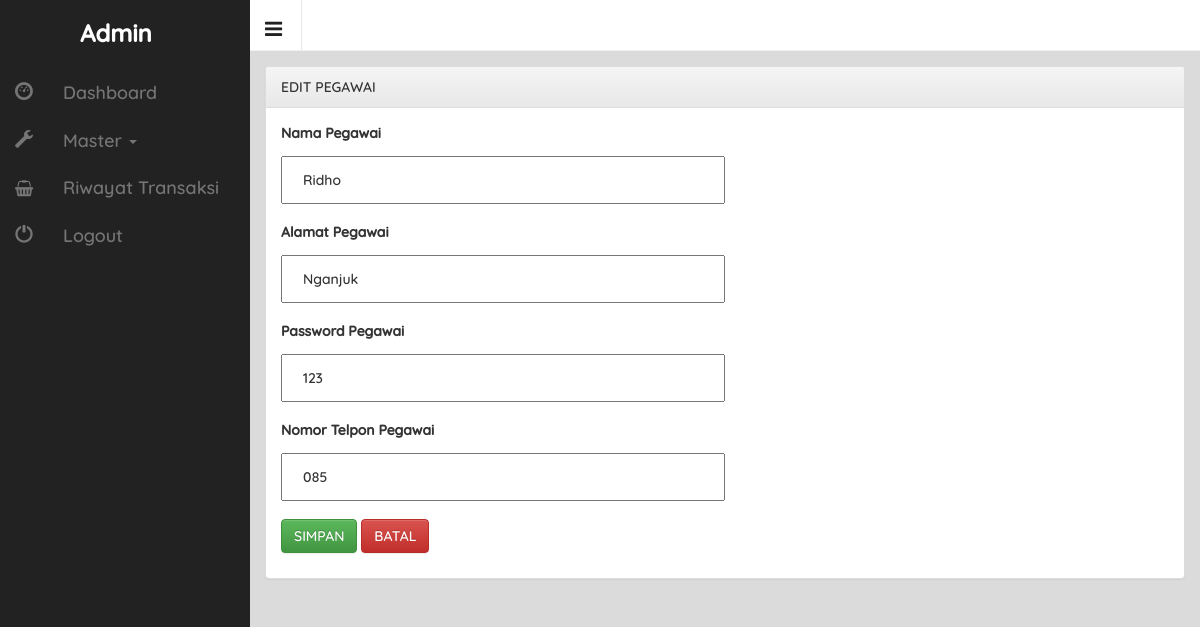
The page /page/index.php?hal=admin-master/pegawai/edit-pegawai&id=1000 on the database its author committed.
### tables this page shows
CREATE TABLE `pegawai` (
  `id_pegawai` int(11) NOT NULL,
  `nama_pegawai` varchar(40) NOT NULL,
  `alamat_pegawai` varchar(50) NOT NULL,
  `password_pegawai` varchar(20) NOT NULL,
  `notelp_pegawai` varchar(13) NOT NULL
);

### page/admin-master/pegawai/edit-pegawai.php (the view, shortened to what this page needs)
<?php
include("koneksi.php");
$id_pegawai = $_GET['id'];
$select_pegawai	= mysqli_query($koneksi, "SELECT * FROM pegawai WHERE id_pegawai=$id_pegawai");
$row_pegawai 		= mysqli_fetch_array($select_pegawai);
?>
<div class="row list-jenis">
	<div class="col-sm-12">
	 <section class="panel panel-default">
	  <header class="panel-heading">EDIT PEGAWAI</header>
	   <div class="panel-body">
		<form action="" method="POST">
        <p>
            <label for="nama_pegawai">Nama Pegawai </label><br />
            <input type="text" id="nama_pegawai" name="nama_pegawai" placeholder="Nama Pegawai" value="<?=$row_pegawai['nama_pegawai']; ?>" required />
        </p>
		<p>
            <label for="alamat_pegawai">Alamat Pegawai </label><br />
            <input type="text" id="alamat_pegawai" name="alamat_pegawai" placeholder="Alamat Pegawai" value="<?=$row_pegawai['alamat_pegawai']; ?>" required />
        </p>
        <p>
            <label for="password_pegawai">Password Pegawai </label><br />
            <input type="text" id="password_pegawai" name="password_pegawai" placeholder="Password Pegawai" value="<?=$row_pegawai['password_pegawai']; ?>" required />
        </p>
		<p>
            <label for="notelp_pegawai">Nomor Telpon Pegawai </label><br />
            <input type="text" id="notelp_pegawai" name="notelp_pegawai" placeholder="Nomor Telpon" value="<?=$row_pegawai['notelp_pegawai']; ?>" required />
        </p>
        <p>
            <input type="submit" class="btn btn-success" value="SIMPAN" name="simpan" />
			<a href="index.php?hal=admin-master/kategori/list-pegawai" class="btn btn-danger">BATAL</a>
		</p>
		</form>
	   </div>
	 </section>
	</div>
</div>

### page/css/style.css (style rules this page uses)
* { margin: 0; padding: 0; }
html, body { max-width: 100%; overflow-x: hidden; }
body { padding-bottom: 30px; position: relative; min-height: 100%; font-family: Quicksand; font-weight: 500; background-color: #dbdbdb; padding-right:0 !important; }
a { transition: background 0.2s, color 0.2s; }

### page/admin-master/pegawai/edit-pegawai.php (style rules this page uses)
input[type=text] { width: 50%; padding: 12px 20px; margin: 8px 0; box-sizing: border-box; }

### rows shown on the page
pegawai: nama_pegawai "Ridho", alamat_pegawai "Nganjuk", password_pegawai "123", notelp_pegawai "085"
